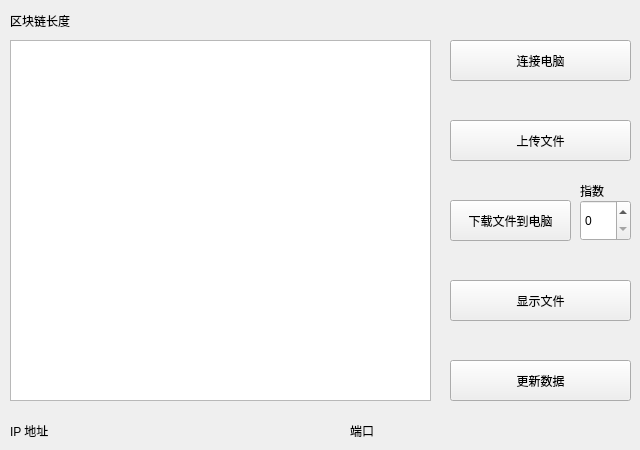
<?xml version="1.0" encoding="UTF-8"?>
<ui version="4.0">
 <class>MainWindow</class>
 <widget class="QMainWindow" name="MainWindow">
  <property name="geometry">
   <rect>
    <x>0</x>
    <y>0</y>
    <width>640</width>
    <height>450</height>
   </rect>
  </property>
  <property name="sizePolicy">
   <sizepolicy hsizetype="Fixed" vsizetype="Fixed">
    <horstretch>0</horstretch>
    <verstretch>0</verstretch>
   </sizepolicy>
  </property>
  <property name="minimumSize">
   <size>
    <width>320</width>
    <height>225</height>
   </size>
  </property>
  <property name="maximumSize">
   <size>
    <width>640</width>
    <height>450</height>
   </size>
  </property>
  <property name="windowTitle">
   <string>基于区块链技术的实验室文档ACCESS文件验证系统 V1.0</string>
  </property>
  <property name="locale">
   <locale language="Chinese" country="China"/>
  </property>
  <widget class="QWidget" name="centralWidget">
   <property name="sizePolicy">
    <sizepolicy hsizetype="Fixed" vsizetype="Fixed">
     <horstretch>0</horstretch>
     <verstretch>0</verstretch>
    </sizepolicy>
   </property>
   <property name="minimumSize">
    <size>
     <width>320</width>
     <height>225</height>
    </size>
   </property>
   <property name="maximumSize">
    <size>
     <width>640</width>
     <height>450</height>
    </size>
   </property>
   <widget class="QTextBrowser" name="textBrowser">
    <property name="geometry">
     <rect>
      <x>10</x>
      <y>40</y>
      <width>421</width>
      <height>361</height>
     </rect>
    </property>
    <property name="font">
     <font>
      <pointsize>9</pointsize>
     </font>
    </property>
   </widget>
   <widget class="QPushButton" name="Store">
    <property name="geometry">
     <rect>
      <x>450</x>
      <y>120</y>
      <width>181</width>
      <height>41</height>
     </rect>
    </property>
    <property name="text">
     <string>上传文件</string>
    </property>
   </widget>
   <widget class="QPushButton" name="Connect">
    <property name="geometry">
     <rect>
      <x>450</x>
      <y>40</y>
      <width>181</width>
      <height>41</height>
     </rect>
    </property>
    <property name="layoutDirection">
     <enum>Qt::LeftToRight</enum>
    </property>
    <property name="text">
     <string>连接电脑</string>
    </property>
   </widget>
   <widget class="QLabel" name="portLabel">
    <property name="geometry">
     <rect>
      <x>350</x>
      <y>420</y>
      <width>281</width>
      <height>21</height>
     </rect>
    </property>
    <property name="font">
     <font>
      <pointsize>9</pointsize>
     </font>
    </property>
    <property name="text">
     <string>端口</string>
    </property>
   </widget>
   <widget class="QPushButton" name="Save">
    <property name="geometry">
     <rect>
      <x>450</x>
      <y>200</y>
      <width>121</width>
      <height>41</height>
     </rect>
    </property>
    <property name="text">
     <string>下载文件到电脑</string>
    </property>
   </widget>
   <widget class="QPushButton" name="View">
    <property name="geometry">
     <rect>
      <x>450</x>
      <y>280</y>
      <width>181</width>
      <height>41</height>
     </rect>
    </property>
    <property name="text">
     <string>显示文件</string>
    </property>
   </widget>
   <widget class="QPushButton" name="UpdateBlockchain">
    <property name="geometry">
     <rect>
      <x>450</x>
      <y>360</y>
      <width>181</width>
      <height>41</height>
     </rect>
    </property>
    <property name="text">
     <string>更新数据</string>
    </property>
   </widget>
   <widget class="QLabel" name="ipLabel">
    <property name="geometry">
     <rect>
      <x>10</x>
      <y>420</y>
      <width>421</width>
      <height>21</height>
     </rect>
    </property>
    <property name="font">
     <font>
      <pointsize>9</pointsize>
     </font>
    </property>
    <property name="text">
     <string>IP 地址</string>
    </property>
   </widget>
   <widget class="QSpinBox" name="spinBox_1">
    <property name="geometry">
     <rect>
      <x>580</x>
      <y>200</y>
      <width>51</width>
      <height>41</height>
     </rect>
    </property>
    <property name="maximum">
     <number>99999999</number>
    </property>
   </widget>
   <widget class="QLabel" name="label">
    <property name="geometry">
     <rect>
      <x>10</x>
      <y>10</y>
      <width>621</width>
      <height>21</height>
     </rect>
    </property>
    <property name="font">
     <font>
      <pointsize>9</pointsize>
     </font>
    </property>
    <property name="text">
     <string>区块链长度</string>
    </property>
   </widget>
   <widget class="QLabel" name="indexLabel">
    <property name="geometry">
     <rect>
      <x>580</x>
      <y>180</y>
      <width>31</width>
      <height>21</height>
     </rect>
    </property>
    <property name="font">
     <font>
      <pointsize>9</pointsize>
     </font>
    </property>
    <property name="text">
     <string>指数</string>
    </property>
   </widget>
  </widget>
 </widget>
 <layoutdefault spacing="6" margin="11"/>
 <resources/>
 <connections/>
</ui>
